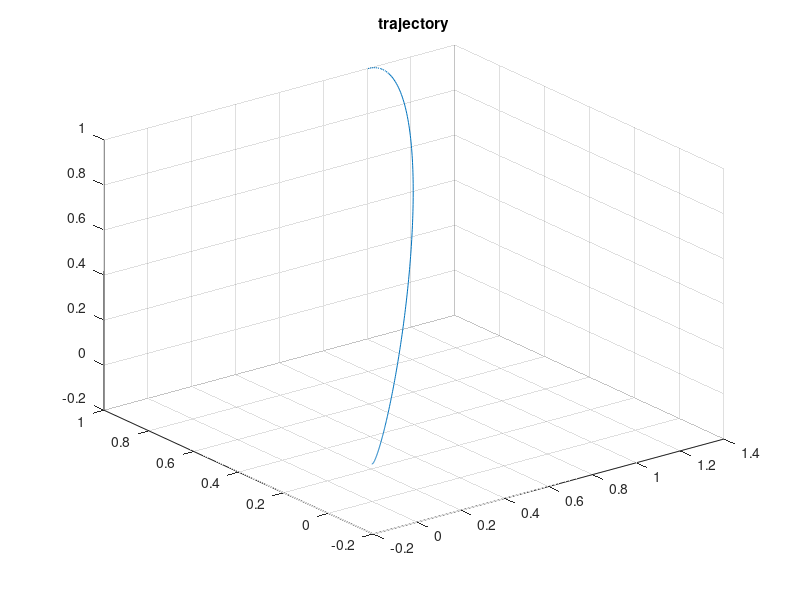

This figure's MATLAB source: (Note: this script raises an error after producing the figure.)
clc;
close all;
clear all;

n= 6;
m= 3;
l= 3;

N= 1000;
x= zeros(n,N);
u= zeros(m,N);
y= zeros(l,N);

A = [0,0,0,1,0,0;
     0,0,0,0,1,0;
     0,0,0,0,0,1;
     0,0,0,0,0,0;
     0,0,0,0,0,0;
     0,0,0,0,0,0];

A = [0,0,0,1,0,0;
     0,0,0,0,1,0;
     0,0,0,0,0,1;
     0,0,0,0,0,0;
     0,0,0,0,0,0;
     0,0,0,0,0,0] + 0.01*diag([ones(6,1)])
eig(A)

B = [0 0 0;
     0 0 0;
     0 0 0;
     1 0 0;
     0 1 0;
     0 0 1];

C = [1,0,0,0,0,0;
     0,1,0,0,0,0;
     0,0,1,0,0,0];
 
D = [];

dt = 0.01;

sys1 = ss(A,B,C,D);
sys2 = c2d(sys1,dt);

At = sys2.A;
Bt = sys2.B;
Ct = sys2.C;




Qx = 1*eye(3);
Qv = 0.1*eye(3);
Q = [Qx,zeros(3,3);
    zeros(3,3),Qv];
R = 0.1*eye(3);

[Ks,S,e] = dlqr(At,Bt,0.001*Q,0.001*R,[]);

As = At-Bt*Ks;


Qx = 1*eye(3);
Qv = 0.1*eye(3);
Q = [Qx,zeros(3,3);
    zeros(3,3),Qv];
R = 0.1*eye(3);

[K,S,e] = dlqr(As,Bt,Q,R,[]); 

x0 = [1,1,1,1,0,0]'; 
x(:,1) = x0; 
for i=1:N
    u(:,i) = -K*x(:,i);
    x(:,i+1) = As*x(:,i) + Bt*u(:,i);
    y(:,i) = Ct*x(:,i);
end


figure()
plot3(x(1,:),x(2,:),x(3,:));
title('trajectory')
grid on;
%% Add non linear sectors
close all;
N=1000;
x= zeros(n,N);
u= zeros(m,N);
yp= zeros(l,N);
y= zeros(l,N);

cost=[];
costy=[];
c=0;
cy=0;
costyy=[];
cyy=0;
x(:,1) = x0;

for i=1:N
    
    u(:,i) = +2*K*x(:,i);
    x(:,i+1) = As*x(:,i) + Bt*u(:,i);
    yp(:,i) = phi(Ct*x(:,i));
    y(:,i) = Ct*x(:,i);
    c = c+x(:,i)'*x(:,i) + u(:,i)'*u(:,i);
    cost = [cost; c];

    cy =  cy + yp(:,i)'*yp(:,i);
    costy = [costy; cy];
    
    cyy =  cyy + y(:,i)'*y(:,i);
    costyy = [costyy; cyy];
end


figure()
plot3(x(1,:),x(2,:),x(3,:))
title('trajectory')


figure()
plot3(yp(1,:),yp(2,:),yp(3,:));hold on;
plot3(y(1,:),y(2,:),y(3,:));
legend('error','normal')
title('output')


figure()
% plot(cost);hold on;
plot(costy);hold on;
plot(costyy)
legend('uncertain','exact')
title('cost')


output_error = vecnorm(y - yp,2,1);

out = abs(costy - costyy);
%
figure()
plot(output_error)
title('output error')

figure()
plot(out)
title('cost difference')


%% Observability of nominal system
clc;
close all;
eps = 0.01
x_init = x0+eps*[1*eye(n),-1*eye(n),zeros(n,1)];

x_obs=[];
y_obs=[];
T=N
for j  = 1:length(x_init)
    xo = zeros(n,T);
    yo = zeros(l,T);
    xo(:,1) = x_init(:,j);
    for i = 1:T
        xo(:,i+1) = As*xo(:,i) + Bt*u(:,i);
        yo(:,i) = Ct*xo(:,i);
    end
    x_obs = [x_obs;xo];
    y_obs = [y_obs;yo];
     
end

%

figure()
% for j  = 1:length(x_init)
for j  = 1:3
    plot3(x_obs(6*(j-1)+1,:),x_obs(6*(j-1)+2,:),x_obs(6*(j-1)+3,:));hold on;
end
for j  = 7:9
    plot3(x_obs(6*(j-1)+1,:),x_obs(6*(j-1)+2,:),x_obs(6*(j-1)+3,:));hold on;
end
%

%% obs

Obs = zeros(6,6);
for j = 1:N
    Y=[]; 
    for i = 1:n
          Y = [Y,(y_obs((i-1)*l+1:i*l,j) -y_obs(i*l+1:(i+1)*l,N))];
          
%           (y_obs((i-1)*2+1:(i-1)*2+l,j) - y_obs(l*n+(i-1)*2+1:l*n+(i-1)*2+l,j))
    end

    Obs = Obs + Y'*Y;
end
Obs = Obs/(4*eps^2);
eig(Obs)
% Check gramian mapping 
z=0;
for i = 1:N
    z = z + (y_obs(1:3,i) - y(:,i))'*(y_obs(1:3,i) - y(:,i));
end
gram_error = z-min(eig(Obs))*norm(x_obs(1:6,:))
%% Observability with sector bounded noise

x_init = x0+eps*[1*eye(n),-1*eye(n),zeros(n,1)];

x_obs=[];
y_obs=[];
for j  = 1:length(x_init)
    xo = zeros(n,N);
    yo = zeros(l,N);
    xo(:,1) = x_init(:,j);
    for i = 1:N
        xo(:,i+1) = At*xo(:,i) + Bt*u(:,i);
        yo(:,i) = phi(Ct*xo(:,i));
    end
    x_obs = [x_obs;xo];
    y_obs = [y_obs;yo];
     
end



figure()
for j  = 1:length(x_init)
    plot3(x_obs(6*(j-1)+1,:),x_obs(6*(j-1)+2,:),x_obs(6*(j-1)+3,:));hold on;
end


% obs

Obsp = zeros(6,6);
for j = 1:N
    Y=[]; 
    for i = 1:n
          % Y = [Y,(y_obs((i-1)*2+1:(i-1)*2+l,j) - y_obs(l*n+(i-1)*2+1:l*n+(i-1)*2+l,j))];
                    Y = [Y,(y_obs((i-1)*l+1:i*l,j) -y_obs(i*l+1:(i+1)*l,N))];

%           (y_obs((i-1)*2+1:(i-1)*2+l,j) - y_obs(l*n+(i-1)*2+1:l*n+(i-1)*2+l,j))
    end
    Obsp = Obsp + Y'*Y/(4*eps^2);
end

eig(Obsp)

% Check gramian mapping 
z=0;
for i = 1:N
    z = z + (y_obs(1:3,i) - y(:,i))'*(y_obs(1:3,i) - y(:,i));
end
gram_error = z-min(eig(Obs))*norm(x_obs(1:6,:));


%% Output based controller 
x= zeros(n,N);
uy= zeros(m,N);
yp= zeros(l,N);

Ky = 0.5*eye(3);
Kyd = 1*eye(3); 
x(:,1) = x0; 
ypre = yp(:,1)
for i=1:N
    
    yp(:,i) = Ct*x(:,i);
    err = (yp(:,i) - ypre)/dt
    uy(:,i) = -Ky*yp(:,i) - Kyd*err;
    x(:,i+1) = At*x(:,i) + Bt*uy(:,i);
    ypre = yp(:,i);
end

figure()
plot3(x(1,:),x(2,:),x(3,:))


figure()
plot(x(1,:));hold on;
plot(x(2,:));
plot(x(3,:));

%% Observability nominal
clc;
close all;
eps = 0.001;
x_init = x0+eps*[1*eye(n),-1*eye(n),zeros(n,1)];

x_obs=[];
yy_obs=[];
for j  = 1:length(x_init)
    xo = zeros(n,N);
    yo = zeros(l,N);
    xo(:,1) = x_init(:,j);
    for i = 1:N
        xo(:,i+1) = At*xo(:,i) + Bt*uy(:,i);
        yo(:,i) = Ct*xo(:,i);
    end
    x_obs = [x_obs;xo];
    yy_obs = [yy_obs;yo];
     
end



figure()
for j  = 1:length(x_init)
    plot3(x_obs(6*(j-1)+1,:),x_obs(6*(j-1)+2,:),x_obs(6*(j-1)+3,:));hold on
end
legend()

% obs

Obsy = zeros(6,6);
for j = 1:3
    Y=[]; 
    for i = 1:n
          Y = [Y,(yy_obs((i-1)*3+1:(i-1)*3+l,j) - yy_obs(l*n+(i-1)*3+1:l*n+(i-1)*3+l,j))];
          
%           (y_obs((i-1)*2+1:(i-1)*2+l,j) - y_obs(l*n+(i-1)*2+1:l*n+(i-1)*2+l,j))
    end
    Y
    Obsy = Obsy + Y'*Y;
end
Obsy = Obsy/(4*eps^2);
eig(Obsy)


% Check gramian mapping 
z=0;
for i = 1:N
    z = z + (y_obs(1:3,i) - yp(:,i))'*(y_obs(1:3,i) - yp(:,i));
end
gram_error = z-min(eig(Obsy))*norm(x_obs(1:6,:))







%% Output based control sector based
close all;
x= zeros(n,N);
uy= zeros(m,N);
yp= zeros(l,N);

Ky = 0.5*eye(3);
Kyd = 1*eye(3);
x(:,1) = x0; 
ypre = yp(:,1)
for i=1:N
    
    yp(:,i) = phi(Ct*x(:,i));
    err = (yp(:,i) - ypre)/dt
    uy(:,i) = -Ky*yp(:,i) - Kyd*err;
    x(:,i+1) = At*x(:,i) + Bt*uy(:,i);
    ypre = yp(:,i);
end

figure()
plot3(x(1,:),x(2,:),x(3,:))

figure()
plot(x(1,:));hold on;
plot(x(2,:));
plot(x(3,:));

% Observability
clc;
% close all;
eps = 0.01;
x_init = x0+eps*[1*eye(n),-1*eye(n),zeros(n,1)];

x_obs=[];
yy_obs=[];
for j  = 1:length(x_init)
    xo = zeros(n,N);
    yo = zeros(l,N);
    xo(:,1) = x_init(:,j);
    for i = 1:N
        xo(:,i+1) = At*xo(:,i) + Bt*uy(:,i);
        yo(:,i) = phi(Ct*x(:,i));
    end
    x_obs = [x_obs;xo];
    yy_obs = [yy_obs;yo];
     
end



figure()
for j  = 1:length(x_init)
    plot3(x_obs(6*(j-1)+1,:),x_obs(6*(j-1)+2,:),x_obs(6*(j-1)+3,:));hold on;
end
legend()

% obs

Obsy = zeros(6,6);
for j = 1:3
    Y=[]; 
    for i = 1:n
          Y = [Y,(yy_obs((i-1)*3+1:(i-1)*3+l,j) - yy_obs(l*n+(i-1)*3+1:l*n+(i-1)*3+l,j))];
          
%           (y_obs((i-1)*2+1:(i-1)*2+l,j) - y_obs(l*n+(i-1)*2+1:l*n+(i-1)*2+l,j))
    end
    Y
    Obsy = Obsy + Y'*Y;
end
Obsy = Obsy/(4*eps^2);
eig(Obsy)


% Check gramian mapping 
z=0;

for i = 1:N
    z = z + (y_obs(1:3,i) - yp(:,i))'*(y_obs(1:3,i) - yp(:,i));
end

gram_error = z - min(eig(Obsy))*norm(x_obs(1:6,1) - x0)
gram_error = z - norm(sqrt(Obsy)*(x_obs(1:6,1)) - x0)
gram_error = z - (x_obs(1:6,1) - x0)'*Obsy*(x_obs(1:6,1) - x0)

%% Observability test: Convexity of the distance spread function
close all;
s=[];
Y=[];
for i = 1:10000
    y =phi([0;0;0]);
    Y=[Y,y];
    s = [s,norm(y)];
end

figure()
plot(s)
max(s)

figure()
plot3(Y(1,:),Y(2,:),Y(3,:),'ro')




%%
A = [0,0,0,1,0,0;
     0,0,0,0,1,0;
     0,0,0,0,0,1;
     0,0,0,0,0,0;
     0,0,0,0,0,0;
     0,0,0,0,0,0] + 0.01*diag([ones(6,1)])
eig(A)
%%
reshape(x_obs(1:72,end),6,12) - x_obs(73:78,end);